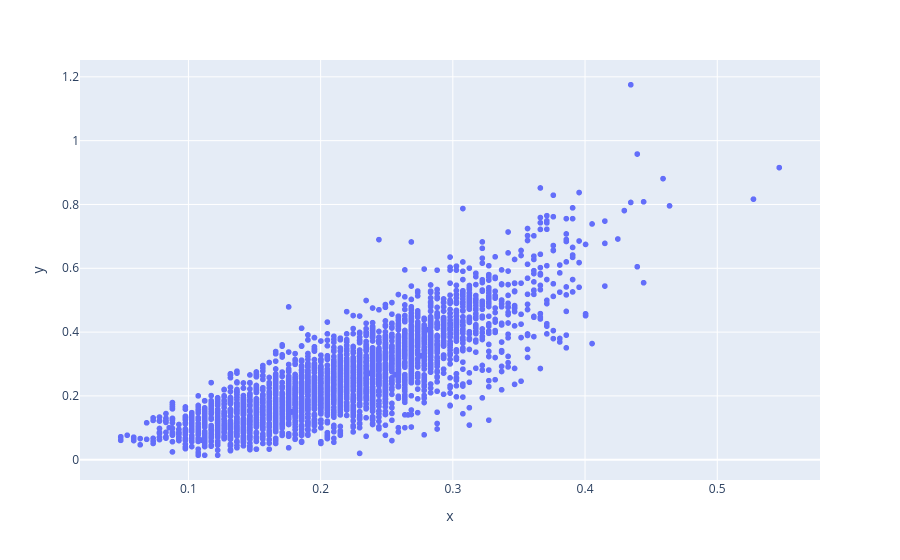

Notebook source saved alongside this figure:
### Code cell
fig = px.scatter(data, x=data.voltage, y=data.ws)
fig.show()

### Figure 1 — Plotly figure (JSON) as saved in the notebook; plotly's stock layout.template omitted (floating-point values rounded to 4 significant figures; data arrays with more than 128 entries replaced by an {"elided": "..."} marker saying what was removed)
{"data": [{"hovertemplate": "x=%{x}<br>y=%{y}<extra></extra>", "legendgroup": "", "marker": {"color": "#636efa", "symbol": "circle"}, "mode": "markers", "name": "", "showlegend": false, "type": "scattergl", "x": {"elided": "3601 float values"}, "xaxis": "x", "y": {"elided": "3601 float values"}, "yaxis": "y"}], "layout": {"legend": {"tracegroupgap": 0}, "margin": {"t": 60}, "xaxis": {"anchor": "y", "domain": [0, 1], "title": {"text": "x"}}, "yaxis": {"anchor": "x", "domain": [0, 1], "title": {"text": "y"}}}}
